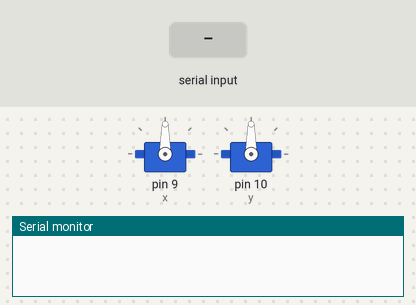
This sketch was run on a simulated Arduino Uno, built with avr-gcc and run on an emulated ATmega328P. Shown: 2 × servo, the last lines printed to the serial monitor. The inputs (shaded band) are chosen by the test bench.

Above: at 2.2 s.
2.3 s: "2" received over Serial
At 3.1 s:
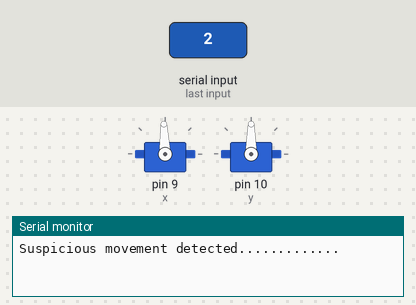
3.8 s: "5" received over Serial
At 4.2 s:
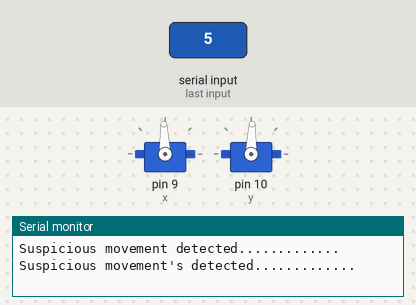
Timing chart, 0 to 6.8 s (numbered marks = the images above; inputs shaded):
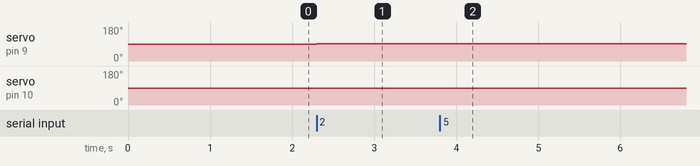

The sketch:

AAT_Servo.ino
```cpp
// 1) Include servo Lib and define 2 servo x and y givrs intial position 90 deg
// 2) Start serial comm betw opencv and Arduino with pin no 9,10 for pan (360 degree)& tilt(180 degree) servo
// 3) define variable a for movement in L,R,U and D direction

#include<Servo.h>
Servo x,y;
int a;
int horizontal=90;
int vertical=90;
void setup() {
Serial.begin(9600);

x.attach(9);
y.attach(10);
delay(1000);
}

void loop() {
if(Serial.available()>0)

{
  a=Serial.read();
  if(a=='1')
  {
    printf('Aim');
  }
  else if(a=='2')
  {
   horizontal=horizontal+2;
   x.write(horizontal);
   delay(15);
   Serial.println("Suspicious movement detected.............");
    }
  else if(a=='3')
  {
   horizontal=horizontal-2;
   x.write(horizontal);
   delay(15);
   Serial.println("Suspicious movement detected.............");
    }
  else if(a=='4')
  {
   vertical=vertical+2;
   y.write(vertical);
   delay(15);
   Serial.println("Suspicious movement detected.............");
    }
  else if(a=='5')
  {
   vertical=vertical-2;
   y.write(vertical);
   delay(15);
   Serial.println("Suspicious movement's detected.............");
    }

  }
}
```

Measured:
- after the input at 2.3 s, servo on pin 9 (x): 90° → 92° at once
- after the input at 3.8 s, servo on pin 10 (y): 90° → 88° at once
